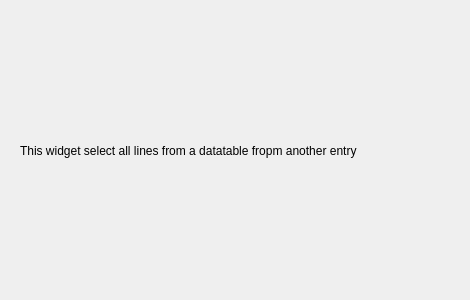
<?xml version="1.0" encoding="UTF-8"?>
<ui version="4.0">
 <class>Form</class>
 <widget class="QWidget" name="Form">
  <property name="geometry">
   <rect>
    <x>0</x>
    <y>0</y>
    <width>470</width>
    <height>300</height>
   </rect>
  </property>
  <property name="windowTitle">
   <string>Form</string>
  </property>
  <widget class="QLabel" name="Description">
   <property name="geometry">
    <rect>
     <x>20</x>
     <y>20</y>
     <width>431</width>
     <height>261</height>
    </rect>
   </property>
   <property name="text">
    <string>This widget select all lines from a datatable fropm another entry</string>
   </property>
   <property name="textFormat">
    <enum>Qt::AutoText</enum>
   </property>
   <property name="alignment">
    <set>Qt::AlignLeading|Qt::AlignLeft|Qt::AlignVCenter</set>
   </property>
   <property name="wordWrap">
    <bool>true</bool>
   </property>
  </widget>
 </widget>
 <resources/>
 <connections/>
</ui>
